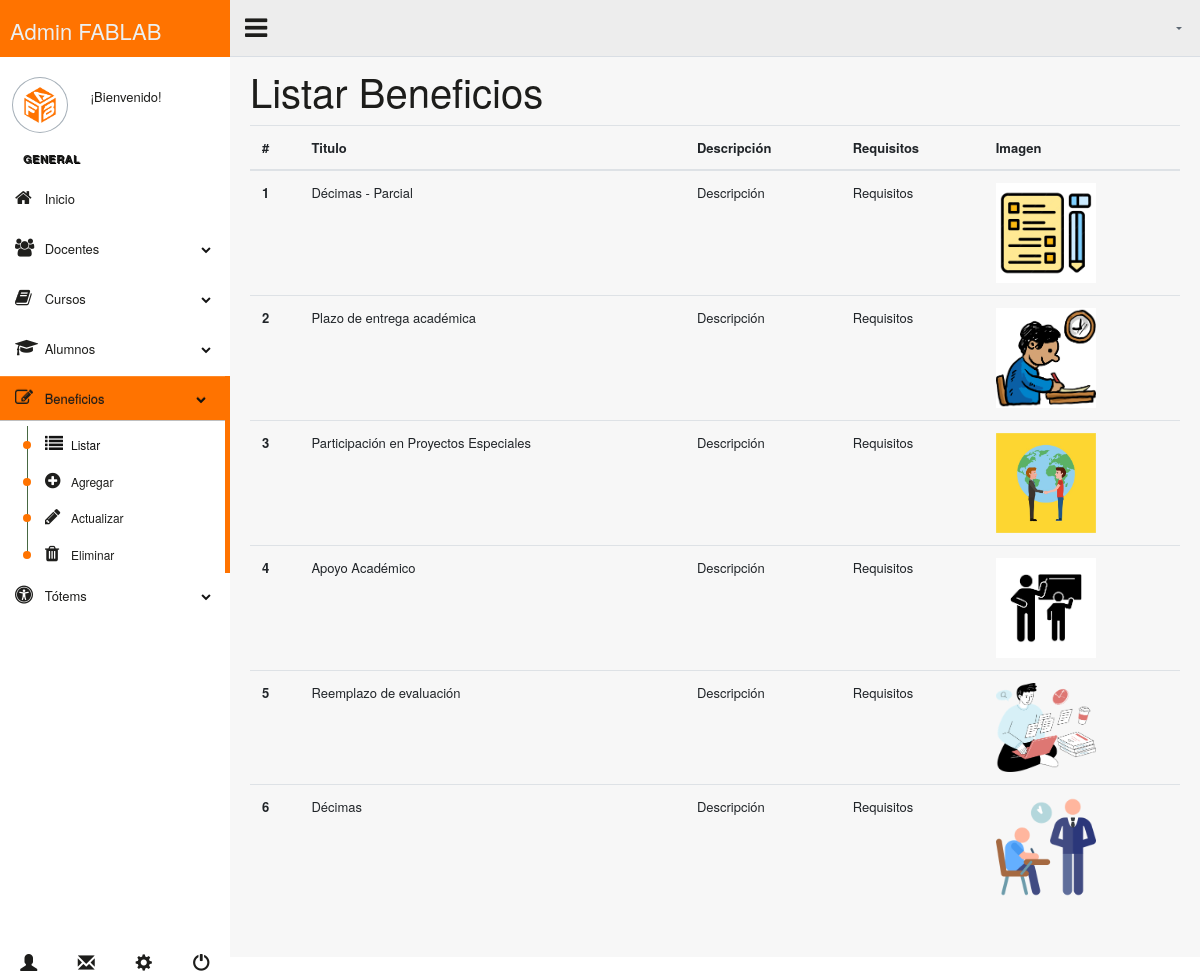
Screenshot of /listarBeneficios/ with the database file from the repository.
### core/models.py (models this page shows)
class Beneficio(models.Model):
    titulo = models.CharField(max_length=100)
    descripcion = models.CharField(max_length=100)
    requisitos = models.CharField(max_length=200)
    imagen = models.ImageField(upload_to='static/core/img/beneficios/', null=True, blank=True)
    def __str__(self):
        return f"{self.titulo} - {self.descripcion} - {self.requisitos}"

### core/views.py (the view)
# urls.py: path('listarBeneficios/', views.listarBeneficios,name="listarBeneficios"),
def listarBeneficios(request):
    beneficios = Beneficio.objects.all()
    print('data', beneficios)
    return render(request, "core/crud_beneficios/listar_b.html", {'beneficios': beneficios})

### core/templates/core/crud_beneficios/listar_b.html
{% extends '../index_master.html' %}
{% block content %}
<div class="right_col" role="main">
    <h1>Listar Beneficios</h1>
    <div class="table-responsive">
        <table class="table table-hover border-warning">
          <thead>
            <tr>
              <th scope="col">#</th>
              <th scope="col">Titulo</th>
              <th scope="col">Descripción</th>
              <th scope="col">Requisitos</th>
              <th scope="col">Imagen</th>
            </tr>
          </thead>
          <tbody>
            {% for b in beneficios %}
              <tr>
                  <th scope="row">{{ forloop.counter }}</th>
                  <td>{{ b.titulo }}</td>
                  <td>{{ b.descripcion }}</td>
                  <td>{{ b.requisitos }}</td>
                  <td>
                      {% if b.imagen %}
                          <img src="{{ b.imagen.url }}" alt="Imagen del beneficio" style="max-width: 100px; max-height: 100px;">
                      {% else %}
                          Sin imagen
                      {% endif %}
                  </td>
              </tr>
            {% endfor %}
          </tbody>
        </table>
    </div>
</div>
{% endblock %}

### core/templates/core/index_master.html (shortened to what this page needs)
{% load static %}
<!DOCTYPE html>
<html lang="en">
  <head>
    <link rel="stylesheet" href="https://stackpath.bootstrapcdn.com/bootstrap/4.3.1/css/bootstrap.min.css">
    <link href="{% static '/FrWork/admin_lte/vendors/bootstrap/dist/css/bootstrap.min.css' %}" rel="stylesheet">
    <link href="{% static '/FrWork/admin_lte/build/css/custom.min.css' %}" rel="stylesheet">
    <link rel="stylesheet" href="https://maxcdn.bootstrapcdn.com/font-awesome/4.7.0/css/font-awesome.min.css">
  </head>
  <body class="nav-md">
    <div class="container body">
      <div class="main_container">
        <div class="col-md-3 left_col">
          <div class="left_col scroll-view">
            <div class="navbar nav_title" style="border: 0;">
              <a href="{%url 'index'%}" class="site_title"> <span>Admin FABLAB</span></a>
            </div>
            <div class="profile clearfix">
              <div class="profile_pic">
                <img src="{% static 'core/img/logo.png'%}" alt="..." class="img-circle profile_img">
              </div>
              <div class="profile_info">
                <span>¡Bienvenido!</span>
              </div>
            </div>
            <br />
            <div id="sidebar-menu" class="main_menu_side hidden-print main_menu">
              <div class="menu_section">
                <h3>General</h3>
                <ul class="nav side-menu">
                  <li><a href="{%url 'index'%}"><i class="fa fa-home"></i> Inicio </span></a></li>
                  <li><a><i class="fa fa-users" aria-hidden="true"></i></i> Docentes <span class="fa fa-chevron-down"></span></a>
                  </li>
                  <li><a><i class="fa fa-book" aria-hidden="true"></i></i> Cursos <span class="fa fa-chevron-down"></span></a>
                  </li>
                  <li><a><i class="fa fa-graduation-cap" aria-hidden="true"></i></i> Alumnos <span class="fa fa-chevron-down"></span></a>
                  </li>
                  <li><a><i class="fa fa-pencil-square-o" aria-hidden="true"></i></i> Beneficios <span class="fa fa-chevron-down"></span></a>
                    <ul class="nav child_menu">
                      <li><a href="{%url 'listarBeneficios'%}"><i class="fa fa-list" aria-hidden="true"></i>Listar</a></li>
                      <li><a href="{%url 'agregarBeneficios'%}"><i class="fa fa-plus-circle" aria-hidden="true"></i>Agregar</a></li>
                      <li><a href="{%url 'actualizarBeneficios'%}"><i class="fa fa-pencil" aria-hidden="true"></i>Actualizar</a></li>
                      <li><a href="{%url 'eliminarBeneficios'%}"><i class="fa fa-trash" aria-hidden="true"></i>Eliminar</a></li>
                    </ul>
                  </li>
                  <li><a><i class="fa fa-universal-access" aria-hidden="true"></i></i> Tótems <span class="fa fa-chevron-down"></span></a>
                  </li>
                </ul>
              </div>
            </div>
            <div class="sidebar-footer hidden-small">
              <a data-toggle="tooltip" data-placement="top" title="Perfil">
                <span class="glyphicon glyphicon-user" aria-hidden="true"></span>
              </a>
              <a data-toggle="tooltip" data-placement="top" title="Correo">
                <span class="glyphicon glyphicon-envelope" aria-hidden="true"></span>
              </a>
              <a data-toggle="tooltip" data-placement="top" title="Configuración">
                <span class="glyphicon glyphicon-cog" aria-hidden="true"></span>
              </a>
              <a data-toggle="tooltip" data-placement="top" title="Cerrar Sesión" href="{%url 'login'%}">
                <span class="glyphicon glyphicon-off" aria-hidden="true"></span>
              </a>
            </div>
          </div>
        </div>
        <div class="top_nav">
          <div class="nav_menu">
              <div class="nav toggle">
                <a id="menu_toggle"><i class="fa fa-bars"></i></a>
              </div>
              <nav class="nav navbar-nav">
              <ul class=" navbar-right">
                <li class="nav-item dropdown open" style="padding-left: 15px;">
                  <a href="javascript:;" class="user-profile dropdown-toggle" aria-haspopup="true" id="navbarDropdown" data-toggle="dropdown" aria-expanded="false">
                  </a>
                </li>
              </ul>
            </nav>
          </div>
        </div>
        {% block content %}
        {% endblock %}
        <footer>
        </footer>
      </div>
    </div>
  </body>
</html>

### rows the page displays
Beneficio: titulo "Décimas - Parcial", descripcion "Descripción", requisitos "Requisitos", imagen (picture)
Beneficio: titulo "Plazo de entrega académica", descripcion "Descripción", requisitos "Requisitos", imagen (picture)
Beneficio: titulo "Participación en Proyectos Especiales", descripcion "Descripción", requisitos "Requisitos", imagen (picture)
Beneficio: titulo "Apoyo Académico", descripcion "Descripción", requisitos "Requisitos", imagen (picture)
Beneficio: titulo "Reemplazo de evaluación", descripcion "Descripción", requisitos "Requisitos", imagen (picture)
Beneficio: titulo "Décimas", descripcion "Descripción", requisitos "Requisitos", imagen (picture)
